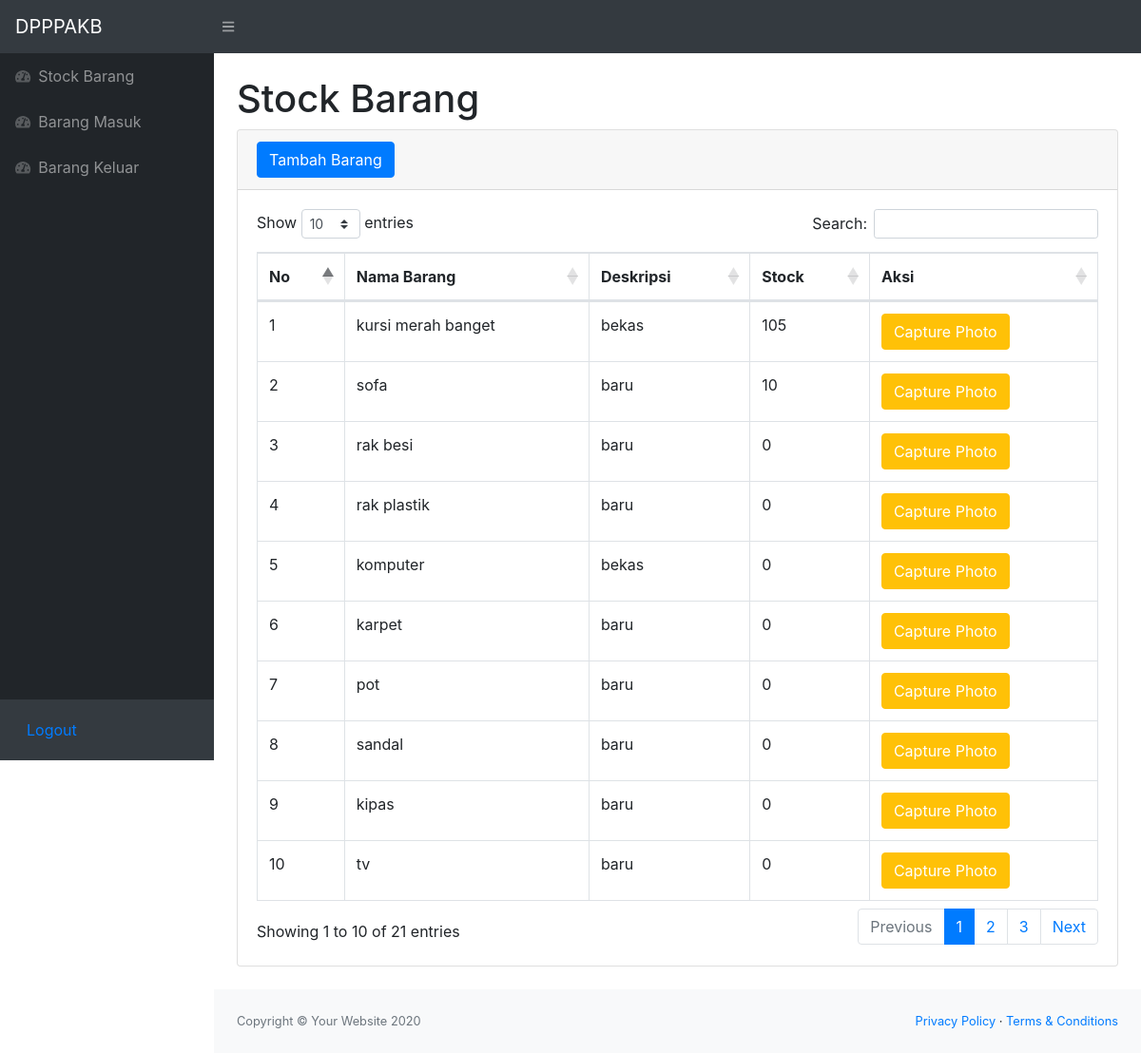
/userindex.php (signed in), run on an earlier commit of the app's database.
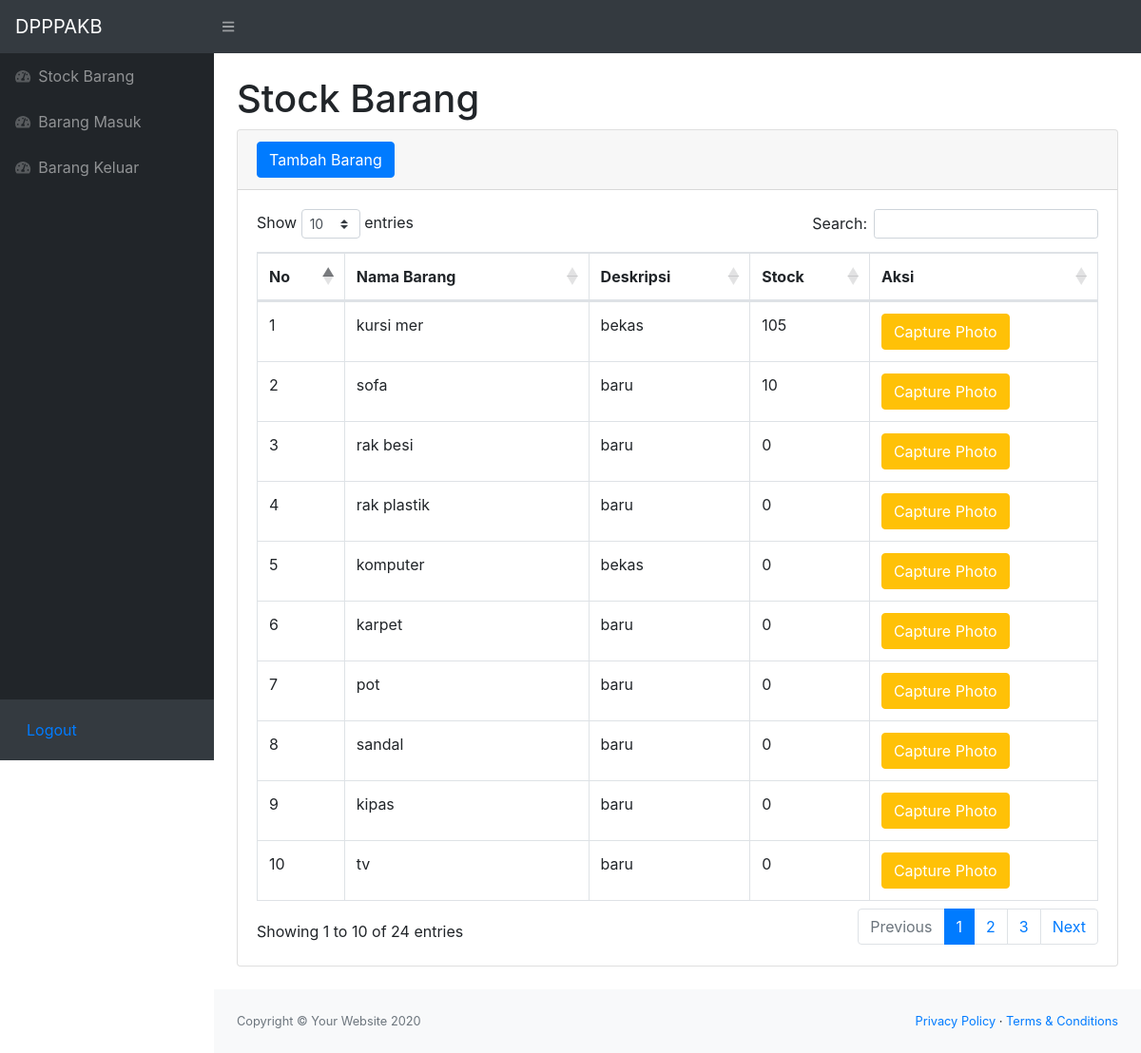
And on a later commit of the database.
### tables this page shows
CREATE TABLE `stock` (
  `idbarang` int(11) NOT NULL,
  `namabarang` varchar(25) NOT NULL,
  `deskripsi` varchar(25) NOT NULL,
  `stock` int(11) NOT NULL,
  `image` text DEFAULT NULL,
  `namalembaga` varchar(50) NOT NULL,
  `namaaset` varchar(50) NOT NULL
);

### userindex.php (the view, shortened to what this page needs)
<?php
require 'function.php';
?>
<!DOCTYPE html>
<html lang="en">
    <head>
        <link href="css/styles.css" rel="stylesheet" />
        <link href="https://cdn.datatables.net/1.10.20/css/dataTables.bootstrap4.min.css" rel="stylesheet" />
    </head>
    <body class="sb-nav-fixed">
        <nav class="sb-topnav navbar navbar-expand navbar-dark bg-dark">
            <a class="navbar-brand" href="index.html">DPPPAKB</a>
            <button class="btn btn-link btn-sm order-1 order-lg-0" id="sidebarToggle" href="#"><i class="fas fa-bars"></i></button>
        </nav>
        <div id="layoutSidenav">
            <div id="layoutSidenav_nav">
                <nav class="sb-sidenav accordion sb-sidenav-dark" id="sidenavAccordion">
                    <div class="sb-sidenav-menu">
                        <div class="nav">
                            <a class="nav-link" href="index.php">
                                <div class="sb-nav-link-icon"><i class="fas fa-tachometer-alt"></i></div>
                                Stock Barang
                            </a>
                            <a class="nav-link" href="barangmasuk.php">
                                <div class="sb-nav-link-icon"><i class="fas fa-tachometer-alt"></i></div>
                                Barang Masuk
                            </a>
                            <a class="nav-link" href="barangkeluar.php">
                                <div class="sb-nav-link-icon"><i class="fas fa-tachometer-alt"></i></div>
                                Barang Keluar
                            </a>
                        </div>
                    </div>
                    <div class="sb-sidenav-footer">
                    <a class="nav-link" href="logout.php">
                                Logout
                            </a>
                    </div>
                </nav>
            </div>
            <div id="layoutSidenav_content">
                <main>
                    <div class="container-fluid">
                        <h1 class="mt-4">Stock Barang</h1>
                        <div class="card mb-4">
                            <div class="card-header">
                                <button type="button" class="btn btn-primary" data-toggle="modal" data-target="#myModal">
                                    Tambah Barang
                                </button>
                            </div>
                            <div class="card-body">
                                <div class="table-responsive">
                                    <table class="table table-bordered" id="dataTable" width="100%" cellspacing="0">
                                        <thead>
                                            <tr>
                                                <th>No</th>
                                                <th>Nama Barang</th>
                                                <th>Deskripsi</th>
                                                <th>Stock</th>
                                                <th>Aksi</th>
                                            </tr>
                                        </thead>
                                        <tbody>
                                            <?php
                                            $ambilsemuadatastock = mysqli_query($conn,"select * from stock");
                                            $i = 1;
                                            while($data=mysqli_fetch_array($ambilsemuadatastock)){
                                                $namabarang = $data['namabarang'];
                                                $deskripsi = $data['deskripsi'];
                                                $stock = $data['stock'];
                                            ?>
                                            <tr>
                                                <td><?=$i++;?></td>
                                                <td><?=$namabarang;?></td>
                                                <td><?=$deskripsi;?></td>
                                                <td><?=$stock;?></td>
                                                <td>
                                                <button class="btn btn-warning text-white" id="accesscamera" data-toggle="modal" data-target="#photoModal">
                                                    Capture Photo
                                                </button>
                                                </td>
                                            </tr>
                                            <?php
                                            };
                                            ?>
                                        </tbody>
                                    </table>
                                </div>
                            </div>
                        </div>
                    </div>
                </main>
                <footer class="py-4 bg-light mt-auto">
                    <div class="container-fluid">
                        <div class="d-flex align-items-center justify-content-between small">
                            <div class="text-muted">Copyright &copy; Your Website 2020</div>
                            <div>
                                <a href="#">Privacy Policy</a>
                                &middot;
                                <a href="#">Terms &amp; Conditions</a>
                            </div>
                        </div>
                    </div>
                </footer>
            </div>
        </div>
    </body>
</html>

What changed in the data, as far as the page shows it:
changed stock: namabarang "kursi merah banget" → "kursi mer"
Also different on the page:
text written by a page script: "Show entries Search: Showing 1 to 10 of 21 entries Previous 1 2 3 Next" → "Show entries Search: Showing 1 to 10 of 24 entries Previous 1 2 3 Next"
